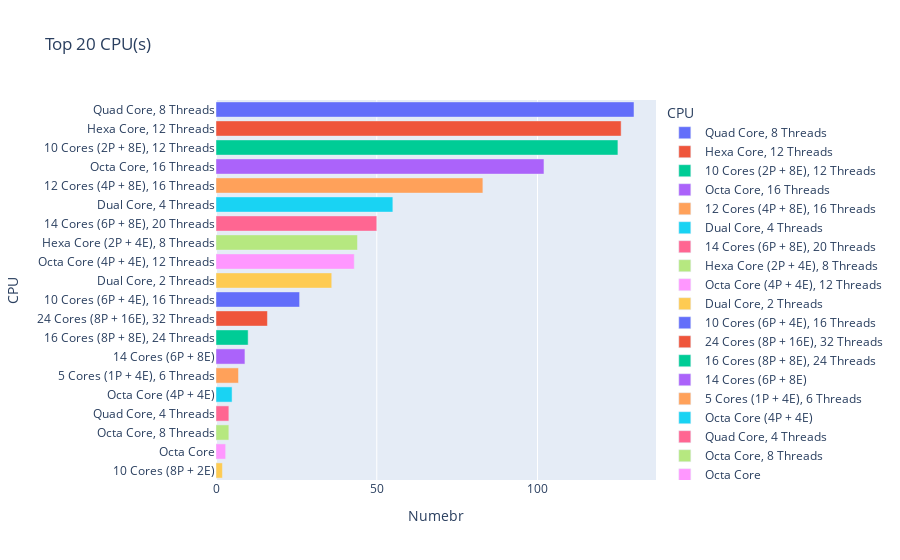

Notebook cell for this chart:
### Code cell
iplot(px.bar(cpu,
             color=cpu.index,
             labels={'value':'Numebr','index':'Name of CPU'},
             title='Top 20 CPU(s)',
             orientation='h',
))

### Figure 1 — Plotly figure (JSON) as saved in the notebook; plotly's stock layout.template omitted (floating-point values rounded to 4 significant figures)
{"data": [{"alignmentgroup": "True", "hovertemplate": "CPU=%{y}<br>Numebr=%{x}<extra></extra>", "legendgroup": "Quad Core, 8 Threads", "marker": {"color": "#636efa", "pattern": {"shape": ""}}, "name": "Quad Core, 8 Threads", "offsetgroup": "Quad Core, 8 Threads", "orientation": "h", "showlegend": true, "textposition": "auto", "type": "bar", "x": [130], "xaxis": "x", "y": ["Quad Core, 8 Threads"], "yaxis": "y"}, {"alignmentgroup": "True", "hovertemplate": "CPU=%{y}<br>Numebr=%{x}<extra></extra>", "legendgroup": "Hexa Core, 12 Threads", "marker": {"color": "#EF553B", "pattern": {"shape": ""}}, "name": "Hexa Core, 12 Threads", "offsetgroup": "Hexa Core, 12 Threads", "orientation": "h", "showlegend": true, "textposition": "auto", "type": "bar", "x": [126], "xaxis": "x", "y": ["Hexa Core, 12 Threads"], "yaxis": "y"}, {"alignmentgroup": "True", "hovertemplate": "CPU=%{y}<br>Numebr=%{x}<extra></extra>", "legendgroup": "10 Cores (2P + 8E), 12 Threads", "marker": {"color": "#00cc96", "pattern": {"shape": ""}}, "name": "10 Cores (2P + 8E), 12 Threads", "offsetgroup": "10 Cores (2P + 8E), 12 Threads", "orientation": "h", "showlegend": true, "textposition": "auto", "type": "bar", "x": [125], "xaxis": "x", "y": ["10 Cores (2P + 8E), 12 Threads"], "yaxis": "y"}, {"alignmentgroup": "True", "hovertemplate": "CPU=%{y}<br>Numebr=%{x}<extra></extra>", "legendgroup": "Octa Core, 16 Threads", "marker": {"color": "#ab63fa", "pattern": {"shape": ""}}, "name": "Octa Core, 16 Threads", "offsetgroup": "Octa Core, 16 Threads", "orientation": "h", "showlegend": true, "textposition": "auto", "type": "bar", "x": [102], "xaxis": "x", "y": ["Octa Core, 16 Threads"], "yaxis": "y"}, {"alignmentgroup": "True", "hovertemplate": "CPU=%{y}<br>Numebr=%{x}<extra></extra>", "legendgroup": "12 Cores (4P + 8E), 16 Threads", "marker": {"color": "#FFA15A", "pattern": {"shape": ""}}, "name": "12 Cores (4P + 8E), 16 Threads", "offsetgroup": "12 Cores (4P + 8E), 16 Threads", "orientation": "h", "showlegend": true, "textposition": "auto", "type": "bar", "x": [83], "xaxis": "x", "y": ["12 Cores (4P + 8E), 16 Threads"], "yaxis": "y"}, {"alignmentgroup": "True", "hovertemplate": "CPU=%{y}<br>Numebr=%{x}<extra></extra>", "legendgroup": "Dual Core, 4 Threads", "marker": {"color": "#19d3f3", "pattern": {"shape": ""}}, "name": "Dual Core, 4 Threads", "offsetgroup": "Dual Core, 4 Threads", "orientation": "h", "showlegend": true, "textposition": "auto", "type": "bar", "x": [55], "xaxis": "x", "y": ["Dual Core, 4 Threads"], "yaxis": "y"}, {"alignmentgroup": "True", "hovertemplate": "CPU=%{y}<br>Numebr=%{x}<extra></extra>", "legendgroup": "14 Cores (6P + 8E), 20 Threads", "marker": {"color": "#FF6692", "pattern": {"shape": ""}}, "name": "14 Cores (6P + 8E), 20 Threads", "offsetgroup": "14 Cores (6P + 8E), 20 Threads", "orientation": "h", "showlegend": true, "textposition": "auto", "type": "bar", "x": [50], "xaxis": "x", "y": ["14 Cores (6P + 8E), 20 Threads"], "yaxis": "y"}, {"alignmentgroup": "True", "hovertemplate": "CPU=%{y}<br>Numebr=%{x}<extra></extra>", "legendgroup": "Hexa Core (2P + 4E), 8 Threads", "marker": {"color": "#B6E880", "pattern": {"shape": ""}}, "name": "Hexa Core (2P + 4E), 8 Threads", "offsetgroup": "Hexa Core (2P + 4E), 8 Threads", "orientation": "h", "showlegend": true, "textposition": "auto", "type": "bar", "x": [44], "xaxis": "x", "y": ["Hexa Core (2P + 4E), 8 Threads"], "yaxis": "y"}, {"alignmentgroup": "True", "hovertemplate": "CPU=%{y}<br>Numebr=%{x}<extra></extra>", "legendgroup": "Octa Core (4P + 4E), 12 Threads", "marker": {"color": "#FF97FF", "pattern": {"shape": ""}}, "name": "Octa Core (4P + 4E), 12 Threads", "offsetgroup": "Octa Core (4P + 4E), 12 Threads", "orientation": "h", "showlegend": true, "textposition": "auto", "type": "bar", "x": [43], "xaxis": "x", "y": ["Octa Core (4P + 4E), 12 Threads"], "yaxis": "y"}, {"alignmentgroup": "True", "hovertemplate": "CPU=%{y}<br>Numebr=%{x}<extra></extra>", "legendgroup": "Dual Core, 2 Threads", "marker": {"color": "#FECB52", "pattern": {"shape": ""}}, "name": "Dual Core, 2 Threads", "offsetgroup": "Dual Core, 2 Threads", "orientation": "h", "showlegend": true, "textposition": "auto", "type": "bar", "x": [36], "xaxis": "x", "y": ["Dual Core, 2 Threads"], "yaxis": "y"}, {"alignmentgroup": "True", "hovertemplate": "CPU=%{y}<br>Numebr=%{x}<extra></extra>", "legendgroup": "10 Cores (6P + 4E), 16 Threads", "marker": {"color": "#636efa", "pattern": {"shape": ""}}, "name": "10 Cores (6P + 4E), 16 Threads", "offsetgroup": "10 Cores (6P + 4E), 16 Threads", "orientation": "h", "showlegend": true, "textposition": "auto", "type": "bar", "x": [26], "xaxis": "x", "y": ["10 Cores (6P + 4E), 16 Threads"], "yaxis": "y"}, {"alignmentgroup": "True", "hovertemplate": "CPU=%{y}<br>Numebr=%{x}<extra></extra>", "legendgroup": "24 Cores (8P + 16E), 32 Threads", "marker": {"color": "#EF553B", "pattern": {"shape": ""}}, "name": "24 Cores (8P + 16E), 32 Threads", "offsetgroup": "24 Cores (8P + 16E), 32 Threads", "orientation": "h", "showlegend": true, "textposition": "auto", "type": "bar", "x": [16], "xaxis": "x", "y": ["24 Cores (8P + 16E), 32 Threads"], "yaxis": "y"}, {"alignmentgroup": "True", "hovertemplate": "CPU=%{y}<br>Numebr=%{x}<extra></extra>", "legendgroup": "16 Cores (8P + 8E), 24 Threads", "marker": {"color": "#00cc96", "pattern": {"shape": ""}}, "name": "16 Cores (8P + 8E), 24 Threads", "offsetgroup": "16 Cores (8P + 8E), 24 Threads", "orientation": "h", "showlegend": true, "textposition": "auto", "type": "bar", "x": [10], "xaxis": "x", "y": ["16 Cores (8P + 8E), 24 Threads"], "yaxis": "y"}, {"alignmentgroup": "True", "hovertemplate": "CPU=%{y}<br>Numebr=%{x}<extra></extra>", "legendgroup": "14 Cores (6P + 8E)", "marker": {"color": "#ab63fa", "pattern": {"shape": ""}}, "name": "14 Cores (6P + 8E)", "offsetgroup": "14 Cores (6P + 8E)", "orientation": "h", "showlegend": true, "textposition": "auto", "type": "bar", "x": [9], "xaxis": "x", "y": ["14 Cores (6P + 8E)"], "yaxis": "y"}, {"alignmentgroup": "True", "hovertemplate": "CPU=%{y}<br>Numebr=%{x}<extra></extra>", "legendgroup": "5 Cores (1P + 4E), 6 Threads", "marker": {"color": "#FFA15A", "pattern": {"shape": ""}}, "name": "5 Cores (1P + 4E), 6 Threads", "offsetgroup": "5 Cores (1P + 4E), 6 Threads", "orientation": "h", "showlegend": true, "textposition": "auto", "type": "bar", "x": [7], "xaxis": "x", "y": ["5 Cores (1P + 4E), 6 Threads"], "yaxis": "y"}, {"alignmentgroup": "True", "hovertemplate": "CPU=%{y}<br>Numebr=%{x}<extra></extra>", "legendgroup": "Octa Core (4P + 4E)", "marker": {"color": "#19d3f3", "pattern": {"shape": ""}}, "name": "Octa Core (4P + 4E)", "offsetgroup": "Octa Core (4P + 4E)", "orientation": "h", "showlegend": true, "textposition": "auto", "type": "bar", "x": [5], "xaxis": "x", "y": ["Octa Core (4P + 4E)"], "yaxis": "y"}, {"alignmentgroup": "True", "hovertemplate": "CPU=%{y}<br>Numebr=%{x}<extra></extra>", "legendgroup": "Quad Core, 4 Threads", "marker": {"color": "#FF6692", "pattern": {"shape": ""}}, "name": "Quad Core, 4 Threads", "offsetgroup": "Quad Core, 4 Threads", "orientation": "h", "showlegend": true, "textposition": "auto", "type": "bar", "x": [4], "xaxis": "x", "y": ["Quad Core, 4 Threads"], "yaxis": "y"}, {"alignmentgroup": "True", "hovertemplate": "CPU=%{y}<br>Numebr=%{x}<extra></extra>", "legendgroup": "Octa Core, 8 Threads", "marker": {"color": "#B6E880", "pattern": {"shape": ""}}, "name": "Octa Core, 8 Threads", "offsetgroup": "Octa Core, 8 Threads", "orientation": "h", "showlegend": true, "textposition": "auto", "type": "bar", "x": [4], "xaxis": "x", "y": ["Octa Core, 8 Threads"], "yaxis": "y"}, {"alignmentgroup": "True", "hovertemplate": "CPU=%{y}<br>Numebr=%{x}<extra></extra>", "legendgroup": "Octa Core", "marker": {"color": "#FF97FF", "pattern": {"shape": ""}}, "name": "Octa Core", "offsetgroup": "Octa Core", "orientation": "h", "showlegend": true, "textposition": "auto", "type": "bar", "x": [3], "xaxis": "x", "y": ["Octa Core"], "yaxis": "y"}, {"alignmentgroup": "True", "hovertemplate": "CPU=%{y}<br>Numebr=%{x}<extra></extra>", "legendgroup": "10 Cores (8P + 2E)", "marker": {"color": "#FECB52", "pattern": {"shape": ""}}, "name": "10 Cores (8P + 2E)", "offsetgroup": "10 Cores (8P + 2E)", "orientation": "h", "showlegend": true, "textposition": "auto", "type": "bar", "x": [2], "xaxis": "x", "y": ["10 Cores (8P + 2E)"], "yaxis": "y"}], "layout": {"barmode": "relative", "legend": {"title": {"text": "CPU"}, "tracegroupgap": 0}, "title": {"text": "Top 20 CPU(s)"}, "xaxis": {"anchor": "y", "domain": [0, 1], "title": {"text": "Numebr"}}, "yaxis": {"anchor": "x", "categoryarray": ["10 Cores (8P + 2E)", "Octa Core", "Octa Core, 8 Threads", "Quad Core, 4 Threads", "Octa Core (4P + 4E)", "5 Cores (1P + 4E), 6 Threads", "14 Cores (6P + 8E)", "16 Cores (8P + 8E), 24 Threads", "24 Cores (8P + 16E), 32 Threads", "10 Cores (6P + 4E), 16 Threads", "Dual Core, 2 Threads", "Octa Core (4P + 4E), 12 Threads", "Hexa Core (2P + 4E), 8 Threads", "14 Cores (6P + 8E), 20 Threads", "Dual Core, 4 Threads", "12 Cores (4P + 8E), 16 Threads", "Octa Core, 16 Threads", "10 Cores (2P + 8E), 12 Threads", "Hexa Core, 12 Threads", "Quad Core, 8 Threads"], "categoryorder": "array", "domain": [0, 1], "title": {"text": "CPU"}}}}
